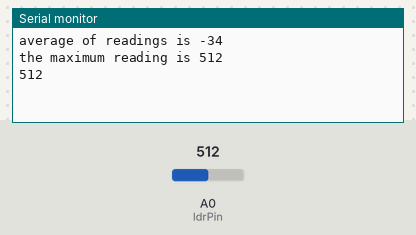
This sketch was run on a simulated Arduino Uno, built with avr-gcc and run on an emulated ATmega328P. Shown: the last lines printed to the serial monitor. Inputs (shaded band) come from the test bench; at power-on: A0 (ldrPin) = 512.

Above: at 1.2 s.
1.3 s: A0 (ldrPin) set to 716
At 1.9 s:
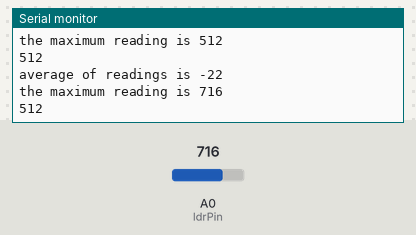
2.8 s: A0 (ldrPin) set to 900
At 2.8 s:
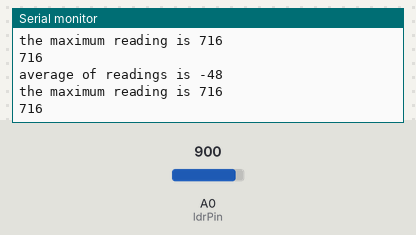
Timing chart, 0 to 5.8 s (numbered marks = the images above; inputs shaded):
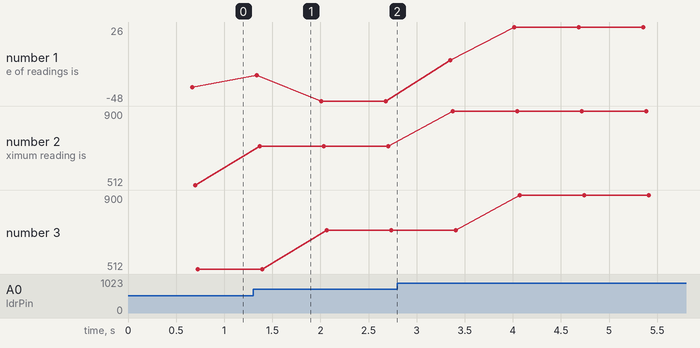

Measured:
- after the input at 1.3 s, the serial monitor: prints a new line at once (image 1)
- plotted number 1: -34 → -48 after the input at 1.3 s, -48 → 26 after the input at 2.8 s
- plotted number 2: 512 → 716 after the input at 1.3 s, 716 → 900 after the input at 2.8 s
- plotted number 3: 512 → 716 after the input at 1.3 s, 716 → 900 after the input at 2.8 s

The sketch:

Serial_Print_Modifications_for_15_June.ino
```cpp
/*
   Heather's modifications for finding and printing averages, maximums, and even readings
*/

const int numberOfReadings = 600;
int measurements[numberOfReadings] ;
const int ldrPin = A0;

void setup() {
  Serial.begin(9600);
}


void loop() {

  for (int readings = 0; readings < numberOfReadings; readings++) {
    measurements[readings] = analogRead(ldrPin);
    delay(1);
  }


  // calculate the average
  int sum = 0;

  for (int readings = 0; readings < numberOfReadings; readings++) {
    sum = sum + measurements[readings];
  }

  int average = sum / numberOfReadings;
  Serial.print ("average of readings is ");
  Serial.println (average);


  // what's the difference between print() and println()?
  Serial.print("the maximum reading is ");
  Serial.println(measurements[highestReading()]);

  Serial.println (measurements[giveEvenReadings ()]);
}


//The following section is used to define the functions used in the loop

// return the index of the highest reading
// if there are multiple readings return one of them
int highestReading() {

  int latestHighestReading = 0;

  for (int readings = 0; readings < numberOfReadings; readings++)
  {
    if (measurements[readings] > measurements[latestHighestReading])
    {
      latestHighestReading = readings;
    }
  }
  return latestHighestReading;
}

//print only even numbers from array
int giveEvenReadings (){

  int evenReading = 0;

  for (int readings = 0; readings < numberOfReadings; readings ++)
  {
    if (measurements [readings] == readings + 2 )
    {
     evenReading = readings;
    }

  }
  return evenReading;
}
```
